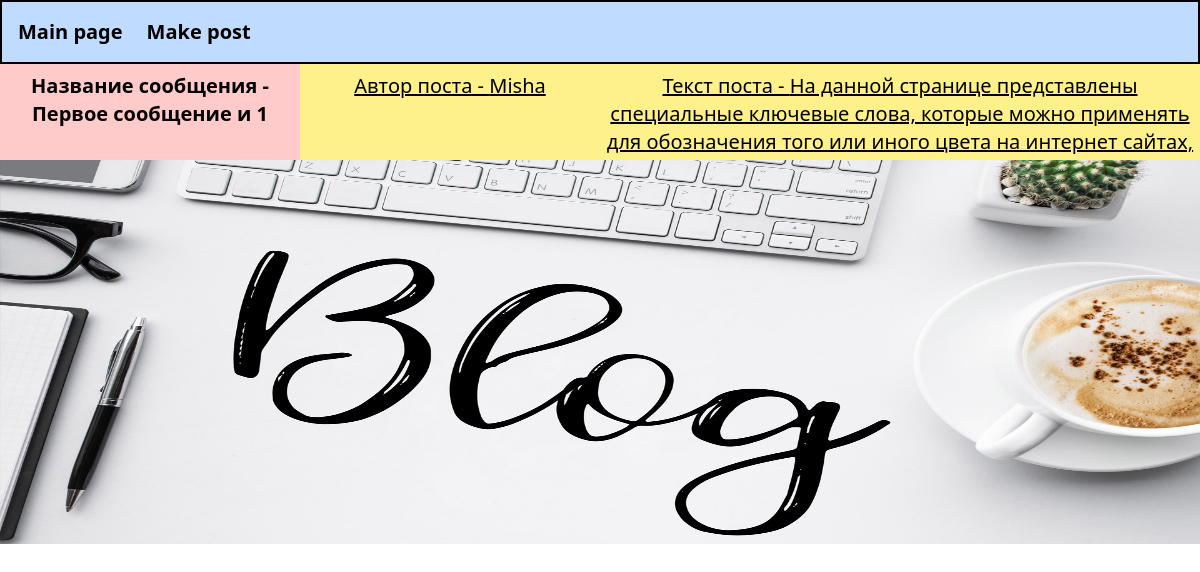
The app's page /post/1/ with its own data.
### blog_coop/models.py (models this page shows, shortened)
class Post(models.Model):
    title = models.CharField(max_length=100, help_text='Введите имя заголовка', verbose_name='Имя заголовка')
    author = models.ForeignKey('auth.User', on_delete=models.CASCADE)
    body = models.TextField(help_text='содержимое', verbose_name='Введите текст')

### blog_coop/views.py (the view)
# urls.py: path('post/<int:pk>/', BlogDetailView.as_view(), name='post_details'),
class BlogDetailView(DetailView):
    model = Post
    template_name = 'post_detail.html'

### templates/post_detail.html (shortened to what this page needs)
{% extends 'base.html' %}
{% block content %}
    <div class="basis-1/4 text-xl bg-red-200 h-24 text-center py-2 font-bold">Название сообщения - {{ object.title }} и {{ object.pk }}</div>
    <div class="basis-1/4 text-xl underline bg-yellow-200 h-24 text-center py-2">Автор поста -  {{ object.author }}</div>
    <div class="basis-2/4 text-xl underline bg-yellow-200 h-24 text-center py-2">Текст поста -  {{ object.body }}</div>
{% endblock %}

### records on screen
Post: title "Первое сообщение", pk "1", author "Misha", body "На данной странице представлены специальные ключевые слова, которые можно применять для обозначения того или иного цвета на интернет сайтах,…"
